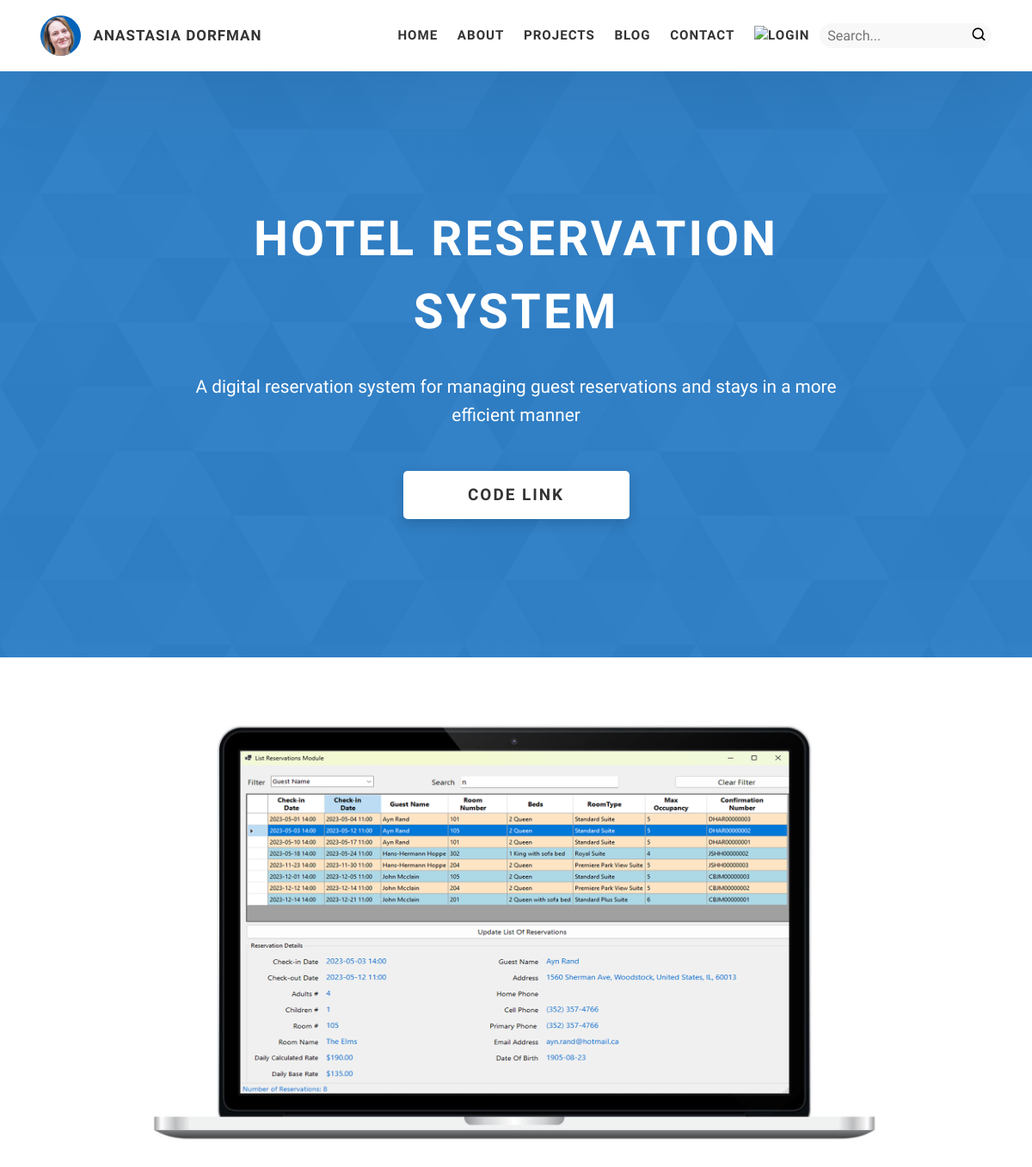
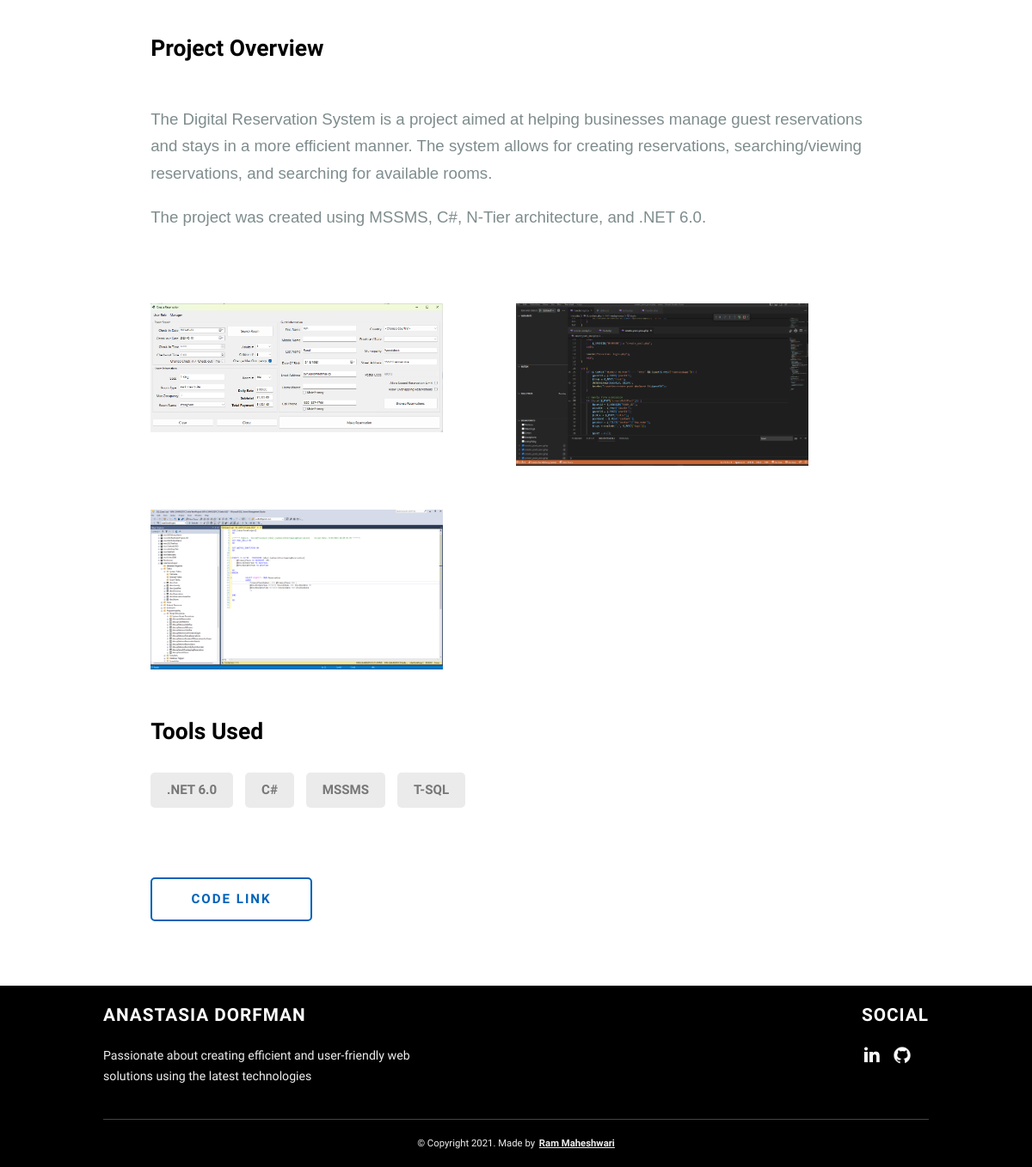
The page /project.php?project_id=7 on the database its author committed (2 pictures, top to bottom).
### tables this page shows
CREATE TABLE `projects` (
  `id` int(11) NOT NULL AUTO_INCREMENT,
  `name` varchar(255) NOT NULL,
  `overview` longtext NOT NULL,
  `created_at` datetime NOT NULL DEFAULT CURRENT_TIMESTAMP,
  `code_link` varchar(255) NOT NULL,
  `description` mediumtext,
  PRIMARY KEY (`id`)
);

CREATE TABLE `images` (
  `image_id` int(11) NOT NULL AUTO_INCREMENT,
  `type` varchar(45) NOT NULL DEFAULT 'image',
  `name` varchar(45) DEFAULT NULL,
  `link` varchar(255) NOT NULL,
  `post_id` int(11) DEFAULT NULL,
  `project_id` int(11) DEFAULT NULL,
  PRIMARY KEY (`image_id`),
  KEY `FK_images_posts_idx` (`post_id`),
  KEY `FK_images_projects_idx` (`project_id`),
  CONSTRAINT `FK_images_posts` FOREIGN KEY (`post_id`) REFERENCES `posts` (`post_id`) ON DELETE NO ACTION ON UPDATE NO ACTION,
  CONSTRAINT `FK_images_projects` FOREIGN KEY (`project_id`) REFERENCES `projects` (`id`) ON DELETE NO ACTION ON UPDATE NO ACTION
);

### www/includes/Project.php (called while the page is built, shortened)
<?php
class Project
{
    private $name;
    private $description;
    private $overview;
    private $codeLink;
    private $avatar;
    private $tags = [];
    private $images = [];
    public function __construct(
        string $name,
        string $description,
        string $overview,
        $dateCreated,
        string $codeLink,
        string $avatar,
        array $tags = null,
        array $images = null,
        int $projectId = null
    ) {
        $this->name = $name;
        $this->description = $description;
        $this->overview = $overview;
        $this->codeLink = $codeLink;
        $this->avatar = $avatar;
        $this->tags = $tags;
        $this->images = $images;
    }
    public function getName(): string
    {
        return $this->name;
    }
    public function getDescription(): string
    {
        return $this->description;
    }
    public function getOverview(): string
    {
        return $this->overview;
    }
    public function getCodeLink(): string
    {
        return $this->codeLink;
    }
    public function getAvatar(): string
    {
        return $this->avatar;
    }
    public function getTags(): array
    {
        return $this->tags;
    }
    public function getImages(): array
    {
        return $this->images;
    }
    public static function getProjectById(int $projectId)
    {
        try {
            $tags = self::getTagsByProjectId($projectId);
            $avatar = self::getAvatarByProjectId($projectId);
            $images = self::getImagesByProjectId($projectId);
            $con = $GLOBALS['con'];
            $sql = "SELECT name, description, overview, code_link, created_at FROM projects WHERE id = ?";
            $stmt = $con->prepare($sql);
            $stmt->bind_param('i', $projectId);
            $stmt->execute();
            $result = $stmt->get_result();
            if ($result->num_rows > 0) {
                $row = $result->fetch_assoc();
                return new Project(
                    $row['name'],
                    $row['description'],
                    $row['overview'],
                    $row['created_at'],
                    $row['code_link'],
                    $avatar,
                    $tags,
                    $images,
                    $projectId
                );
            } else {
                return null;
            }
        } catch (Exception $ex) {
            setFeedbackAndRedirect($ex->getMessage(), "error");
        }
    }
    public static function getAvatarByProjectId($projectId)
    {
        try {
            $avatar = '';
            $con = $GLOBALS['con'];
            $sql = "SELECT link FROM images WHERE project_id = $projectId AND type = 'avatar'";
            $result = $con->query($sql);
            $numRows = $result->num_rows;
            if ($numRows === 1) {
                $row = $result->fetch_assoc();
                $avatar = $row['link'];
            }
            return $avatar;
        } catch (Exception $ex) {
            setFeedbackAndRedirect($ex->getMessage(), "error");
        }
    }
    private static function getTagsByProjectId($projectId): array
    {
        try {
            $con = $GLOBALS['con'];
            $sql = "SELECT skill_name FROM project_skills WHERE project_id = $projectId";
            $result = $con->query($sql);
            $tags = [];
            while ($row = $result->fetch_assoc()) {
                array_push($tags, $row['skill_name']);
            }
            return $tags;
        } catch (Exception $ex) {
            setFeedbackAndRedirect($ex->getMessage(), "error");
        }
    }
    private static function getImagesByProjectId($projectId): array
    {
        try {
            $con = $GLOBALS['con'];
            $sql = "SELECT link FROM images WHERE project_id = $projectId AND type = 'image'";
            $result = $con->query($sql);
            $images = [];
            while ($row = $result->fetch_assoc()) {
                array_push($images, $row['link']);
            }
            return $images;
        } catch (Exception $ex) {
            setFeedbackAndRedirect($ex->getMessage(), "error");
        }
    }
}

### www/project.php (the view, shortened to what this page needs)
<?php
include_once "includes/Project.php";
$projectId = $_GET['project_id'];
$project = Project::getProjectById($projectId);
$name = $project->getName();
$description = $project->getDescription();
$overview = $project->getOverview();
$codeLink = $project->getCodeLink();
$images = $project->getImages();
$tags = $project->getTags();
$avatar = $project->getAvatar();
?>
<!DOCTYPE html>
<html lang="en">
<head>
  <link rel="stylesheet" href="includes/css/style.css" />
</head>
<body>
  <?php
  include "includes/header.php";
  ?>
  <section class="project-cs-hero">
    <div class="project-cs-hero__content">
      <h1 class="heading-primary"><?php echo $name ?></h1>
      <div class="project-cs-hero__info">
        <p class="text-primary"><?php echo $description ?></p>
      </div>
      <div class="project-cs-hero__cta">
        <a href="<?php echo $codeLink ?>" class="btn btn--bg" target="_blank">Code Link</a>
      </div>
    </div>
  </section>
  <section class="project-details">
    <div class="main-container">
      <div class="project-details__content">
        <div class="project-details__showcase-img-cont">
        <a href="<?php echo $avatar ?>" class="lightbox-link">
          <img src="<?php echo $avatar ?>" alt="Project Image" class="project-details__showcase-img" />
          </a>
        </div>
          <div class="project-details__desc">
            <h3 class="project-details__content-title">Project Overview</h3>
            <p class="project-details__desc-para"><?php echo $overview ?></p>
          </div>
          <div class="post__row">
            <?php foreach ($images as $i) { ?>
              <a href="<?php echo $i ?>" class="lightbox-link">
                <img src="<?php echo $i ?>" alt="Project Image" class="project-details__showcase-img post__img" />
              </a>
            <?php } ?>
          </div>
          <div class="project-details__tools-used">
            <h3 class="project-details__content-title">Tools Used</h3>
            <div class="skills">
              <?php foreach ($tags as $t) { ?>
                <div class="skills__skill"><?php echo $t ?></div>
              <?php } ?>
            </div>
          </div>
          <div class="project-details__links">
            <a href="<?php echo $codeLink ?>" class="btn btn--med btn--theme-inv project-details__links-btn" target="_blank">Code Link</a>
          </div>
      </div>
    </div>
  </section>
  <?php include "includes/footer.php"; ?>
</body>
</html>
<?php include_once 'includes/scripts.php'; ?>

### www/includes/css/style.css (style rules this page uses)
*, *::after, *::before { margin: 0; padding: 0; box-sizing: inherit; font-family: inherit; }
html { font-size: 62.5%; scroll-behavior: smooth; }
@media only screen and (max-width: 75em) { html { font-size: 59%; } }
body, p { box-sizing: border-box; position: relative; line-height: 1.5; font-family: sans-serif; overflow-x: hidden; overflow-y: scroll; font-family: 'Source Sans Pro', sans-serif; }
a { text-decoration: none; color: inherit; }
.heading-primary { font-size: 6rem; text-transform: uppercase; letter-spacing: 3px; text-align: center; }
.main-container { max-width: 80%; margin: auto; width: 92%; }
.btn { background: #fff; color: #333; text-transform: uppercase; letter-spacing: 2px; display: inline-block; font-weight: 700; border-radius: 5px; box-shadow: 0 5px 15px 0 rgba(0, 0, 0, 0.15); transition: transform .3s; }
.btn--bg { padding: 1.5rem 8rem; font-size: 2rem; }
.btn--med { padding: 1.2rem 3rem; font-size: 1.6rem; }
.btn--theme-inv { color: #0062b9; background: #fff; border: 2px solid #0062b9; box-shadow: none; padding: calc(1.5rem - 2px) calc(5rem - 2px); margin-right: 1rem; }
.text-primary { color: #fff; font-size: 2.2rem; text-align: center; width: 100%; line-height: 1.6; }
.project-cs-hero { color: #fff; background: linear-gradient(to right, rgba(0, 98, 185, 0.8), rgba(0, 98, 185, 0.8)), url(../../assets/svg/common-bg.svg); background-size: cover; background-position: center; position: relative; }
.project-cs-hero__content { padding: 25rem 0 17rem 0; max-width: 90rem; width: 92%; margin: auto; }
.project-cs-hero__info { margin: 3rem auto 0 auto; max-width: 80rem; }
.project-cs-hero__cta { margin-top: 5rem; text-align: center; }
.project-details__content { padding: 8rem 0; max-width: 90rem; margin: auto; }
.project-details__content-title { font-weight: 700; font-size: 2.8rem; margin-bottom: 3rem; }
.project-details__showcase-img-cont { width: 100%; margin-bottom: 6rem; }
.project-details__showcase-img { width: 100%; }
.project-details__desc { margin: 0 0 7rem 0; }
.project-details__desc-para, p { font-size: 1.8rem; line-height: 1.7; color: grey; margin-bottom: 2rem; }
.project-details__tools-used { margin: 0 0 7rem 0; }
.project-details__links { margin: 0 0; }
.project-details__links-btn { margin-right: 2rem; }
.project-details__links-btn:last-child { margin: 0; }
.skills { display: flex; flex-wrap: wrap; }
.skills__skill { padding: 1rem 2rem; margin-bottom: 1.5rem; margin-right: 1.5rem; font-size: 1.6rem; background: rgba(153, 153, 153, 0.2); border-radius: 5px; font-weight: 600; color: #777; }
.post__row { display: grid; grid-template-columns: 2fr 2fr; }
.post__img { max-width: 80%; margin-bottom: 5rem; }

### rows shown on the page
projects: name "HOTEL RESERVATION SYSTEM", description "A digital reservation system for managing guest reservations and stays in a more efficient manner", overview "The Digital Reservation System is a project aimed at helping businesses manage guest reservations and stays in a more efficient manner. The system allows for creating reservations, searching/viewing reservations, and searching for available rooms. The project was created using MSSMS, C#, N-Tier architecture, and .NET 6.0."
images: link (picture)

### other values the page prints
$t ".NET 6.0"
$t "C#"
$t "MSSMS"
$t "T-SQL"
